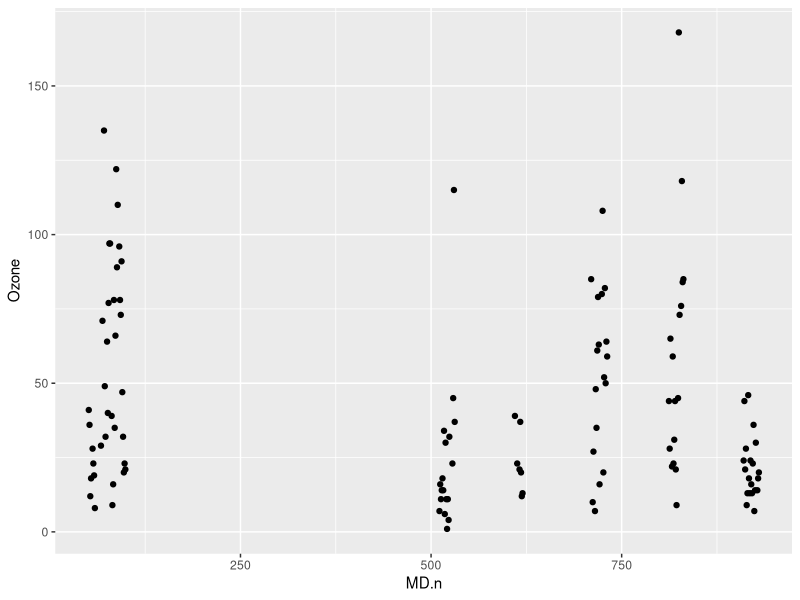

Write the R code that produced this figure. (Note: this script raises an error after producing the figure.)
# write a function to plot a time series of air quality measurement in the maps library
# about 20 minutes

library("maps")
library("ggplot2")
library("reshape2")
data("airquality")


head(airquality)
str(airquality)

# must take two input objects
# must either return a plot object or directly plot the data



tsplot <- function(df){
  
  # data prep
  # Turn month and day into a date value
  aq2 <- df
  # I know this isn't right, but couldn't get a better answer in the time limit
  aq2$MD.n <- as.numeric(paste0(airquality$Month, airquality$Day))
  head(aq2)
  
  # Reshape
  # ideally would melt data and plot all vars. No time!
  #aq3 <- melt(data=aq2,  id.vars=(MD))
  
  # plot
  ggplot(data=aq2, aes(x=MD.n, y=Ozone)) + geom_point(stat="identity")
}

tsplot(df=airquality)








# extra code for converting date value - doesn't currently work!

# Try to turn month/day into a number
aq2$D2 <- as.character(aq2$Day)
aq2[which(aq2$Day <= 9), "D2"] <- paste0("0", aq2$D2) 

aq2$MD <- paste0(airquality$Month, airquality$Day)
head(aq2)

# couldn't figure out POSIX in the available time.
aq2$MD <- paste0(airquality$Month, "/", airquality$Day, "/1900")
aq2$MD2 <- as.POSIXct(aq2$MD, origin = "1900-01-01") 
aq2$MD2 <- as.Date(aq2$MD, format="%m-%d-%Y") 


